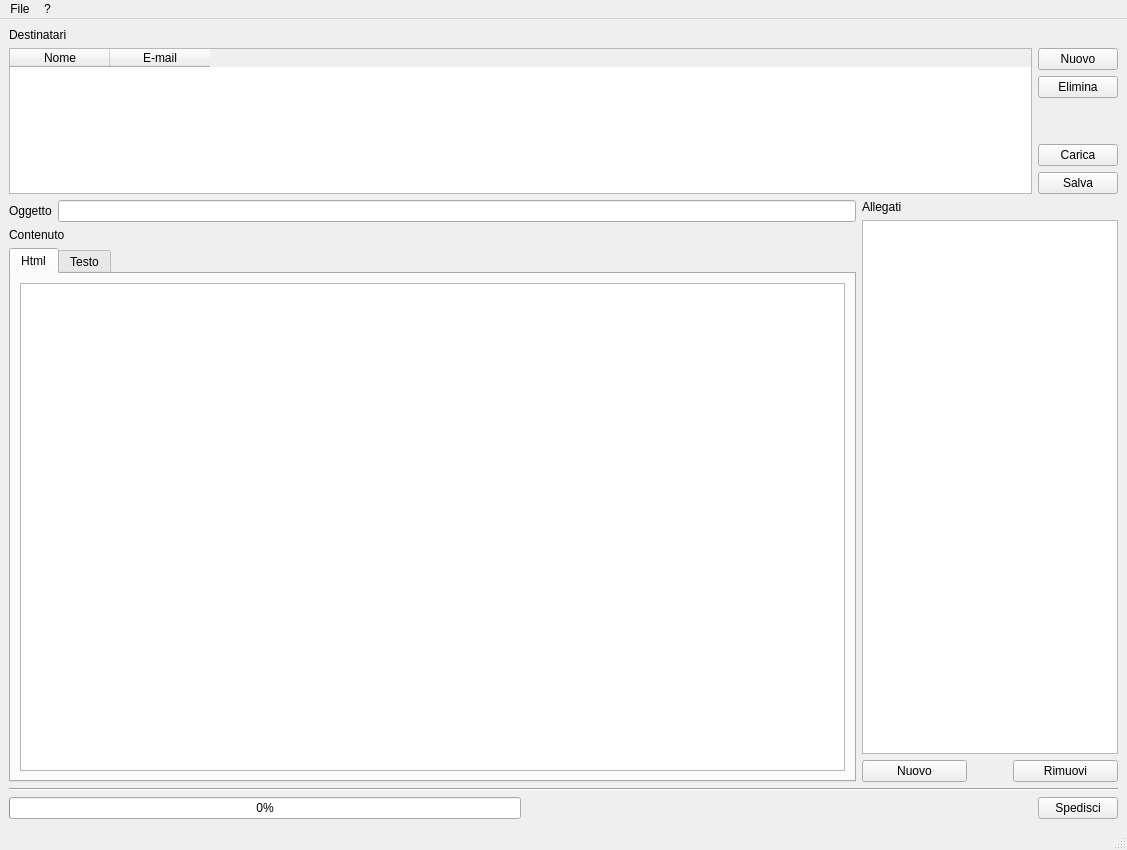
<?xml version="1.0" encoding="UTF-8"?>
<ui version="4.0">
 <class>MainWindow</class>
 <widget class="QMainWindow" name="MainWindow">
  <property name="geometry">
   <rect>
    <x>0</x>
    <y>0</y>
    <width>1127</width>
    <height>850</height>
   </rect>
  </property>
  <property name="windowTitle">
   <string>BulkEmail</string>
  </property>
  <property name="windowIcon">
   <iconset>
    <normaloff>email.svg</normaloff>email.svg</iconset>
  </property>
  <widget class="QWidget" name="centralWidget">
   <layout class="QVBoxLayout" name="verticalLayout_4">
    <item>
     <widget class="QLabel" name="label">
      <property name="text">
       <string>Destinatari</string>
      </property>
     </widget>
    </item>
    <item>
     <layout class="QHBoxLayout" name="horizontalLayout_3">
      <item>
       <widget class="QTableWidget" name="tbwContacts">
        <property name="sizePolicy">
         <sizepolicy hsizetype="Expanding" vsizetype="Maximum">
          <horstretch>0</horstretch>
          <verstretch>0</verstretch>
         </sizepolicy>
        </property>
        <column>
         <property name="text">
          <string>Nome</string>
         </property>
        </column>
        <column>
         <property name="text">
          <string>E-mail</string>
         </property>
        </column>
       </widget>
      </item>
      <item>
       <layout class="QVBoxLayout" name="verticalLayout_3">
        <item>
         <widget class="QPushButton" name="btnNewContact">
          <property name="text">
           <string>Nuovo</string>
          </property>
         </widget>
        </item>
        <item>
         <widget class="QPushButton" name="btnDelContact">
          <property name="text">
           <string>Elimina</string>
          </property>
         </widget>
        </item>
        <item>
         <spacer name="verticalSpacer">
          <property name="orientation">
           <enum>Qt::Vertical</enum>
          </property>
          <property name="sizeType">
           <enum>QSizePolicy::Maximum</enum>
          </property>
          <property name="sizeHint" stdset="0">
           <size>
            <width>20</width>
            <height>40</height>
           </size>
          </property>
         </spacer>
        </item>
        <item>
         <widget class="QPushButton" name="btnLoadContacts">
          <property name="text">
           <string>Carica</string>
          </property>
         </widget>
        </item>
        <item>
         <widget class="QPushButton" name="btnSaveContacts">
          <property name="text">
           <string>Salva</string>
          </property>
         </widget>
        </item>
       </layout>
      </item>
     </layout>
    </item>
    <item>
     <layout class="QHBoxLayout" name="horizontalLayout_2">
      <item>
       <layout class="QVBoxLayout" name="verticalLayout_2">
        <item>
         <layout class="QHBoxLayout" name="horizontalLayout_5">
          <item>
           <widget class="QLabel" name="label_4">
            <property name="text">
             <string>Oggetto</string>
            </property>
           </widget>
          </item>
          <item>
           <widget class="QLineEdit" name="leSubject"/>
          </item>
         </layout>
        </item>
        <item>
         <widget class="QLabel" name="label_2">
          <property name="text">
           <string>Contenuto</string>
          </property>
         </widget>
        </item>
        <item>
         <widget class="QTabWidget" name="tbwContent">
          <property name="sizePolicy">
           <sizepolicy hsizetype="Expanding" vsizetype="Expanding">
            <horstretch>0</horstretch>
            <verstretch>0</verstretch>
           </sizepolicy>
          </property>
          <property name="currentIndex">
           <number>0</number>
          </property>
          <widget class="QWidget" name="tab">
           <attribute name="title">
            <string>Html</string>
           </attribute>
           <layout class="QVBoxLayout" name="verticalLayout_5">
            <item>
             <widget class="QPlainTextEdit" name="pteHtml"/>
            </item>
           </layout>
          </widget>
          <widget class="QWidget" name="tab_2">
           <attribute name="title">
            <string>Testo</string>
           </attribute>
           <layout class="QVBoxLayout" name="verticalLayout_6">
            <item>
             <widget class="QPlainTextEdit" name="pteText"/>
            </item>
           </layout>
          </widget>
         </widget>
        </item>
       </layout>
      </item>
      <item>
       <layout class="QVBoxLayout" name="verticalLayout">
        <item>
         <widget class="QLabel" name="label_3">
          <property name="text">
           <string>Allegati</string>
          </property>
         </widget>
        </item>
        <item>
         <widget class="QListWidget" name="lswAttachments">
          <property name="sizePolicy">
           <sizepolicy hsizetype="Maximum" vsizetype="Expanding">
            <horstretch>0</horstretch>
            <verstretch>0</verstretch>
           </sizepolicy>
          </property>
         </widget>
        </item>
        <item>
         <layout class="QHBoxLayout" name="horizontalLayout">
          <item>
           <widget class="QPushButton" name="btnNewAttachment">
            <property name="text">
             <string>Nuovo</string>
            </property>
           </widget>
          </item>
          <item>
           <spacer name="horizontalSpacer">
            <property name="orientation">
             <enum>Qt::Horizontal</enum>
            </property>
            <property name="sizeType">
             <enum>QSizePolicy::Maximum</enum>
            </property>
            <property name="sizeHint" stdset="0">
             <size>
              <width>40</width>
              <height>20</height>
             </size>
            </property>
           </spacer>
          </item>
          <item>
           <widget class="QPushButton" name="btnDelAttachment">
            <property name="text">
             <string>Rimuovi</string>
            </property>
           </widget>
          </item>
         </layout>
        </item>
       </layout>
      </item>
     </layout>
    </item>
    <item>
     <widget class="Line" name="line">
      <property name="orientation">
       <enum>Qt::Horizontal</enum>
      </property>
     </widget>
    </item>
    <item>
     <layout class="QHBoxLayout" name="horizontalLayout_4">
      <item>
       <widget class="QProgressBar" name="prbSending">
        <property name="maximum">
         <number>100</number>
        </property>
        <property name="value">
         <number>0</number>
        </property>
       </widget>
      </item>
      <item>
       <spacer name="horizontalSpacer_2">
        <property name="orientation">
         <enum>Qt::Horizontal</enum>
        </property>
        <property name="sizeHint" stdset="0">
         <size>
          <width>40</width>
          <height>20</height>
         </size>
        </property>
       </spacer>
      </item>
      <item>
       <widget class="QPushButton" name="btnSend">
        <property name="text">
         <string>Spedisci</string>
        </property>
       </widget>
      </item>
     </layout>
    </item>
   </layout>
  </widget>
  <widget class="QMenuBar" name="menuBar">
   <property name="geometry">
    <rect>
     <x>0</x>
     <y>0</y>
     <width>1127</width>
     <height>24</height>
    </rect>
   </property>
   <widget class="QMenu" name="menuFile">
    <property name="title">
     <string>File</string>
    </property>
    <addaction name="actionConfigure"/>
    <addaction name="separator"/>
    <addaction name="actionExit"/>
   </widget>
   <widget class="QMenu" name="menu">
    <property name="title">
     <string>?</string>
    </property>
   </widget>
   <addaction name="menuFile"/>
   <addaction name="menu"/>
  </widget>
  <widget class="QStatusBar" name="statusBar"/>
  <action name="actionConfigure">
   <property name="text">
    <string>&amp;Configurazione</string>
   </property>
  </action>
  <action name="actionExit">
   <property name="text">
    <string>&amp;Esci</string>
   </property>
  </action>
 </widget>
 <tabstops>
  <tabstop>tbwContacts</tabstop>
  <tabstop>btnNewContact</tabstop>
  <tabstop>btnDelContact</tabstop>
  <tabstop>btnLoadContacts</tabstop>
  <tabstop>btnSaveContacts</tabstop>
  <tabstop>leSubject</tabstop>
  <tabstop>tbwContent</tabstop>
  <tabstop>pteHtml</tabstop>
  <tabstop>pteText</tabstop>
  <tabstop>lswAttachments</tabstop>
  <tabstop>btnNewAttachment</tabstop>
  <tabstop>btnDelAttachment</tabstop>
  <tabstop>btnSend</tabstop>
 </tabstops>
 <resources/>
 <connections>
  <connection>
   <sender>actionExit</sender>
   <signal>triggered()</signal>
   <receiver>MainWindow</receiver>
   <slot>close()</slot>
   <hints>
    <hint type="sourcelabel">
     <x>-1</x>
     <y>-1</y>
    </hint>
    <hint type="destinationlabel">
     <x>563</x>
     <y>424</y>
    </hint>
   </hints>
  </connection>
 </connections>
</ui>
